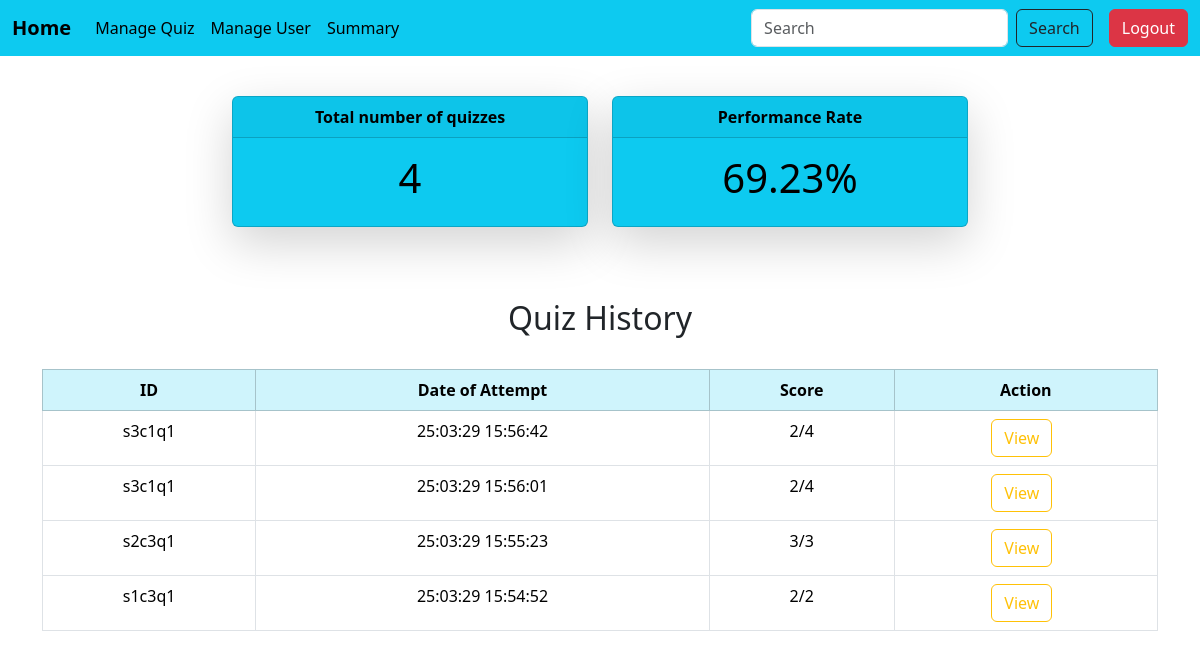
Page /quiz_history/2 on the committed database.
### models.py (models this page shows)
class Score(db.Model):
    __tablename__='score'
    id=db.Column(db.Integer,primary_key=True,autoincrement=True)
    quiz_id=db.Column(db.String(100),db.ForeignKey('quiz.id'),nullable=False)
    user_id=db.Column(db.String(100),db.ForeignKey('user.id'),nullable=False)
    attempt_timing=db.Column(db.DateTime,default=lambda:datetime.now(IST))
    tot_score=db.Column(db.Integer,nullable=False)
    quiz=db.relationship('Quiz',backref=db.backref('scores',cascade="all,delete-orphan"))
    user=db.relationship('User',backref=db.backref('scores',cascade="all,delete-orphan"))

### app.py (the view)
@app.route('/quiz_history/<user_id>')
def quiz_history(user_id):
    q_history=Score.query.filter_by(user_id=user_id).order_by(Score.attempt_timing.desc()).all()
    q_attempted=len(q_history)
    tot_obt_marks=sum(q.tot_score for q in q_history)
    out_off=sum(len(q.quiz.questions) for q in q_history)
    avg_per=(tot_obt_marks/out_off)*100  if out_off>0 else 0
    avg_per=f"{avg_per:.2f}"
    q_history=Score.query.filter_by(user_id=user_id).order_by(Score.attempt_timing.desc()).all()
    return render_template("quiz_history.html",q_history=q_history,q_attempted=q_attempted,avg_per=avg_per)

### templates/quiz_history.html
{% include 'admin_sidebar.html'%}
{% block content %}
<div class="container mt-5 pt-5" >
  <div class="row justify-content-center">
    <div class="col-md-4">
      <div class="card shadow-lg text-bg-info mb-4 rounded-lg">
        <div class="card-header fw-bold text-center">Total number of quizzes</div>
          <div class="card-body text-center">
            <h5 class="card-title display-6">{{q_attempted}}</h5>
          </div>
        </div>
      </div>
      <div class="col-md-4">
          <div class="card shadow-lg text-bg-info mb-4 rounded-lg">
            <div class="card-header fw-bold text-center">Performance Rate</div>
            <div class="card-body text-center">
              <h5 class="card-title display-6">{{avg_per}}%</h5>
            </div>
          </div>
      </div>
  </div>
  <div class="mt-5">
          <h2 class="text-center ">Quiz History</h2>
          <br>
          <div class="table-responsive">
          <table class="table table-hover table-bordered">
              <thead class="table-info text-center">
                <tr>
                  <th>ID</th>
                  <th>Date of Attempt</th>
                  <th>Score</th>
                  <th>Action</th>
                </tr>
              </thead>
              <tbody class="text-center">
                {%for quiz in q_history%}
                <tr>
                  <td>{{quiz.quiz_id}}</td>
                  <td>{{quiz.attempt_timing.strftime('%y:%m:%d %H:%M:%S')}}</td>
                  <td>{{quiz.tot_score}}/{{quiz.quiz.questions|length}}</td>
                  <td>
                  <a href="{{url_for('view_detail_user',score_id=quiz.id)}}"class="btn btn-outline-warning me-2 d-inline-block">View</a>
                  </td>
                </tr>
                {%endfor%}
              </tbody>
            </table>
          </div>
      </div>
</div>
{% endblock %}

### rows in the picture
Score: quiz_id "s3c1q1", attempt_timing "25:03:29 15:56:42", tot_score "2", quiz.questions|length "4"
Score: quiz_id "s3c1q1", attempt_timing "25:03:29 15:56:01", tot_score "2", quiz.questions|length "4"
Score: quiz_id "s2c3q1", attempt_timing "25:03:29 15:55:23", tot_score "3", quiz.questions|length "3"
Score: quiz_id "s1c3q1", attempt_timing "25:03:29 15:54:52", tot_score "2", quiz.questions|length "2"

### other values in the picture
{{ q_attempted }} "4"
{{ avg_per }} "69.23"
